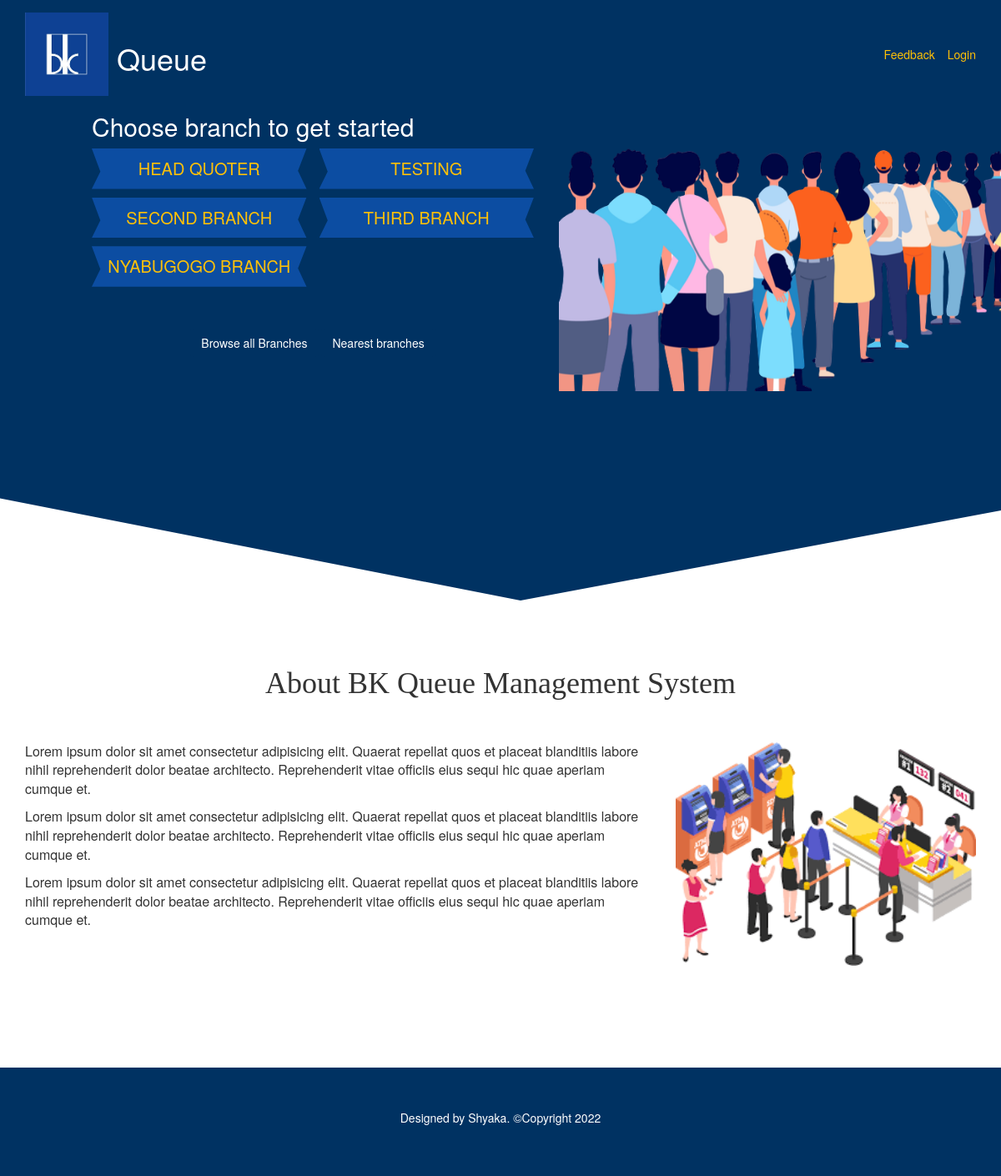
The page / on the database its author committed.
### dashboard/models.py (models this page shows, shortened)
class Branches(models.Model):
    id = models.AutoField(auto_created=True, primary_key=TRUE)
    name = models.CharField(max_length=500, blank=False, null=False)
    lat = models.TextField()
    long = models.TextField()
    address = models.CharField(max_length=500, blank=False, null=False)
    date = models.DateTimeField(default=datetime.datetime.now())

### pages/views.py (the view)
# urls.py: path('', home, name='home'),
def home(request):
    branches = Branches.objects.all().order_by('date')[:5]
    context = {
        'branches': branches,
    }
    return render(request, 'index.html', context)

### templates/index.html (shortened to what this page needs)
{% load static %}
<!DOCTYPE html>
<html lang="en">
  <head>
    <link rel="stylesheet" href="{% static 'css/bootstrap.min.css' %}" />
    <link rel="stylesheet" href="{% static 'css/index.css' %}" />
    <link rel="stylesheet" href="{% static 'css/ldl.css' %}" />
  </head>
  <body>
    <div class="bg-container">
      <div class="container">
        <div class="nav-header">
          <ul>
            <li>
              <table>
                <tr>
                  <td>
                    <img src="{% static 'images/logo.png' %}" />
                  </td>
                  <td><h1>Queue</h1></td>
                </tr>
              </table>
            </li>
            <li>
              <ol>
                <li><a href="/feedback">Feedback</a></li>
                <li><a href="/login">Login</a></li>
              </ol>
            </li>
          </ul>
        </div>
      </div>
      <div class="header-main-contents-container">
        <div class="row">
          <div class="col-md-6">
            <div class="braches-container">
              <h2>Choose branch to get started</h2>
              <div class="branches">
                {% if branches|length > 0 %} {% for branch in branches %}
                <a href="queue"> <div class="branch">{{branch.name}}</div></a>
                {% endfor %} {% else %}
                <p>No branches found</p>
                {% endif %}
              </div>
            </div>
            <div class="home-buttons">
              <button
                class="btn bg-dark-blue text-white"
                onclick="handleAllBranches()"
              >
                Browse all Branches
              </button>
              <button
                class="btn bg-dark-blue text-white"
                onclick="getLocation()"
              >
                Nearest branches
              </button>
            </div>
          </div>
          <div class="col-md-6 m-0 p-0">
            <img src="{% static 'images/queue.png' %}" />
          </div>
        </div>
      </div>
    </div>
    <section class="about-container">
      <h1 class="text-center">About BK Queue Management System</h1>
      <div class="container">
        <div class="row">
          <div class="col-md-8">
            <p>
              Lorem ipsum dolor sit amet consectetur adipisicing elit. Quaerat
              repellat quos et placeat blanditiis labore nihil reprehenderit
              dolor beatae architecto. Reprehenderit vitae officiis eius sequi
              hic quae aperiam cumque et.
            </p>
            <p>
              Lorem ipsum dolor sit amet consectetur adipisicing elit. Quaerat
              repellat quos et placeat blanditiis labore nihil reprehenderit
              dolor beatae architecto. Reprehenderit vitae officiis eius sequi
              hic quae aperiam cumque et.
            </p>
            <p>
              Lorem ipsum dolor sit amet consectetur adipisicing elit. Quaerat
              repellat quos et placeat blanditiis labore nihil reprehenderit
              dolor beatae architecto. Reprehenderit vitae officiis eius sequi
              hic quae aperiam cumque et.
            </p>
          </div>
          <div class="col-md-4">
            <img src="{% static 'images/q2.png' %}" />
          </div>
        </div>
      </div>
    </section>
    <footer>
      <div>
        <p>Designed by Shyaka. &copy;Copyright 2022</p>
      </div>
    </footer>
  </body>
</html>

### static/css/index.css (style rules this page uses)
body { overflow-x: hidden; }
.bg-container { width: 100%; height: 90vh; background-color: #003262; -webkit-clip-path: polygon(0 0, 100% 0, 100% 85%, 52% 100%, 0 83%); clip-path: polygon(0 0, 100% 0, 100% 85%, 52% 100%, 0 83%); }
.nav-header { margin-top: 15px; }
.nav-header ul { color: #fff; display: flex; align-items: center; justify-content: space-between; margin: 0px; padding: 0px; }
.nav-header ul img { width: 100px; }
.nav-header ul h1 { margin-left: 10px; }
.nav-header ul li { list-style: none; }
.nav-header ul li ol { display: flex; align-items: center; justify-content: center; margin: 0px; padding: 0px; }
.nav-header ul li ol li { list-style: none; }
.nav-header ul li ol li a { padding-left: 15px; color: #ffc107; }
.header-main-contents-container { color: white; margin-left: 11rem; }
.header-main-contents-container img { width: 100%; }
.header-main-contents-container .braches-container { margin-top: 15px; }
.header-main-contents-container .braches-container .branches { display: grid; grid-template-rows: auto; grid-template-columns: 1fr 1fr; row-gap: 10px; -moz-column-gap: 15px; column-gap: 15px; }
.header-main-contents-container .braches-container .branches .branch { color: #ffc107; background-color: #0c4da2; padding: 10px; display: flex; align-items: center; justify-content: center; text-transform: uppercase; font-size: 20px; -webkit-clip-path: polygon(50% 0%, 79% 0, 100% 0, 96% 55%, 100% 100%, 50% 100%, 0 100%, 4% 57%, 0 0, 37% 0); clip-path: polygon(50% 0%, 79% 0, 100% 0, 96% 55%, 100% 100%, 50% 100%, 0 100%, 4% 57%, 0 0, 37% 0); }
.about-container { margin-top: 8rem; height: 60vh; }
.about-container img { width: 100%; }
.about-container h1 { font-family: cursive; margin-bottom: 5rem; }
.about-container p { font-size: 16px; }
footer { color: #fff; padding: 5rem; display: flex; align-items: center; justify-content: center; background-color: #003262; }
.bg-dark-blue { background-color: #003262; }
.home-buttons { margin-top: 5rem; text-align: center; }
.home-buttons button { background-color: #003262; color: #fff; }

### rows shown on the page
Branches: name "HEAD QUOTER"
Branches: name "TESTING"
Branches: name "SECOND BRANCH"
Branches: name "THIRD BRANCH"
Branches: name "NYABUGOGO BRANCH"
